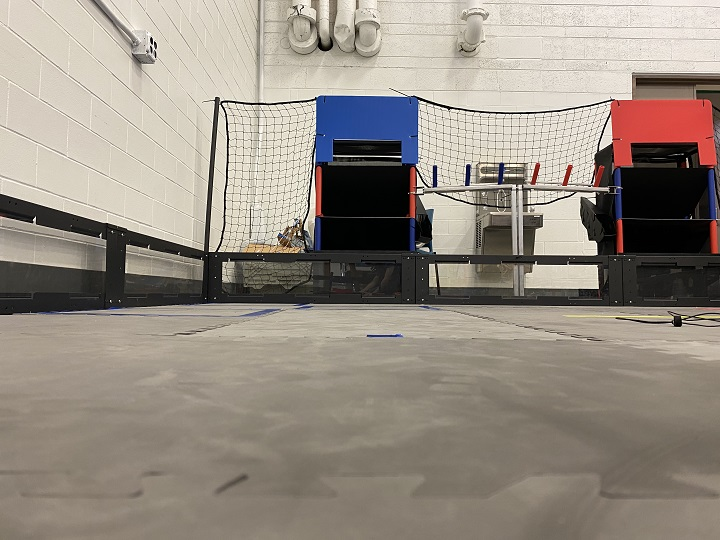
#> input picture python_scripts/py_images/0xnoobstacles.jpg, 720 x 540 px
$ python -i opencv.py   (imports and definitions only)
#> lines starting #> are read from the running program, lines starting #| are printed output that depends on the picture; after the words box and inside, x2 and y2 are one past the last pixel; in counts of white or black regions, pixels touching at a corner belong together
#> further down, picture is the input picture: shape (540, 720, 3); mean B, G, R 130.9, 141.1, 149.9
# -*- coding: utf-8 -*-
"""python_opencv.ipynb

Automatically generated by Colaboratory.

Original file is located at
    https://colab.research.google.com/drive/1U3rMcGeLyYitZiUTMPl3_Ld3SgAJB2u2

# Introduction
This tutorial is to show using cloud based python environment to do open CV.
First we mount google drive space.
We can put our input files there and use it to save output results.

# Setup & use google drive space
"""

# Commented out IPython magic to ensure Python compatibility.
#!pip uninstall opencv-python
#!pip uninstall opencv-contrib-python
#!pip install opencv-python
#!pip install opencv-contrib-python

import os
import numpy as np
from matplotlib import pyplot as plt
import cv2 as cv
import numpy as np
import imutils
from collections import deque
import time

#from google.colab import drive
#from google.colab.patches import cv2_imshow
# feature_match()
class GoogleDrive:
    def __isnotebook(self):
        try:
            cfg = get_ipython().config
            # print(cfg)
            if 'google.colab' in cfg['IPKernelApp']['kernel_class']:
                from google.colab import drive
                from google.colab.patches import cv2_imshow
                get_ipython().magic('matplotlib inline')
                return True
            else:
                return False
        except NameError:
            return False

    def __init__(self):
        if self.__isnotebook():
            drive.mount('/content/gdrive', force_remount=True)
            work_dir = '/content/gdrive/My Drive/Colab Notebooks/py_code'
            # !rm - rf  '{work_dir}'
            # os.makedirs(work_dir, exist_ok=True)
            # !ls - ltra  '{work_dir}' /../ *.csv
            self.drive_path = work_dir + '/../'
        else:
            self.drive_path = ''

    def getDrivePath(self):
        return self.drive_path
    def isColabEnv(self):
        return self.__isnotebook()

    # commented out for desktop
    # def clone_repo(self):
    #     drive.mount('/content/gdrive', force_remount=True)
    #     work_dir = '/content/gdrive/My Drive/Colab Notebooks/py_code'
    #     !rm - rf
    #     '{work_dir}'
    #     os.makedirs(work_dir, exist_ok=True)
    #     !ls - ltra
    #     '{work_dir}' /../ *.ipynb
    #
    #     # %cd /content
    #
    #     # %rm -rf object_detection_demo
    #
    #     repo_url = 'https://github.com/wangxdflight/object_detection_demo'
    #     repo_dir_path = os.path.abspath(os.path.join('.', os.path.basename(repo_url)))
    #
    #     !git
    #     clone
    #     {repo_url}
    #     # %cd {repo_dir_path}
    #
    #     print('Pull it so that we have the latest code/data')
    #     !git
    #     pull
    #
    #     img_ref = cv.imread('/content/object_detection_demo/data/images/train/190.jpg')
    #     img = cv.imread('/content/object_detection_demo/data/images/train/skystones_2.jpg')
    #     img2 = cv.imread('/content/object_detection_demo/data/images/train/213.jpg')
    #     width, height = img.shape[:2]
    #     print('image size: ', width, height)
    #     # img = np.array(img, dtype=np.uint8)
    #
    #     """# Check environment setup
    #     Need to make sure the image sample files are avaible to use
    #     """
    #
    #     ! ls - lstr / content
    #     ! ls - lstr / content / object_detection_demo / data / images / train
    #     ! ls - lstr / content / object_detection_demo / data / raw / rings
    #
    #     """# Utilities"""

class Util:
    # [21 lines left out: functions whoami, show_named_img, not called in this run]
    @staticmethod
    def diplay_img_data(img, title=""):
        if title is None:
            title = ""
        drv = GoogleDrive()
        if(drv.isColabEnv()):
            cv2_imshow(img)
        else:
            if (img.all() != None):
                RGB_img = cv.cvtColor(img, cv.COLOR_BGR2RGB)
                plt.imshow(RGB_img)
                plt.title(title)
                plt.show()
            else:
                assert(0)
    # [36 lines left out: functions translate, rotate, resize, not called in this run]

    @staticmethod
    def flip(image, mode):
        return cv.flip(image, mode)

    @staticmethod
    def crop(image, startCoord, endCoord):  # Inputs are 2 value tuples
        return image[startCoord[1]:endCoord[1], startCoord[0]:endCoord[0]]

    # [7 lines left out: function changeBrightness, not called in this run]

    @staticmethod
    def removeBackground(image):
        """
        Purpose: Turns all non-orange pixels to black, removes all the noise to improve
        accuracy and consistency.
        Parameters: The image to manipulate
        Returns: The image with the background turned black
        """
        ringsOnlyImg = image.copy()  # Don't want to edit the original image
        imageHSV = cv.cvtColor(image, cv.COLOR_BGR2HSV)  # Convert to HSV to do hue detection
#> imageHSV: shape (540, 720, 3); mean H, S, V 22.7, 43.6, 151.6

        print("BGR2HSV")
        Util.diplay_img_data(imageHSV)
#> in diplay_img_data, `RGB_img = cv.cvtColor(img, cv.COLOR_BGR2RGB)`: RGB_img: shape (540, 720, 3); mean H, S, V 151.6, 43.6, 22.7
        for r in range(0, imageHSV.shape[1] - 1):  # Loop through the width of the img
            for c in range(0, imageHSV.shape[0] - 1):  # Loop through the height of the img
                (hue, sat, val) = imageHSV[c, r]  # Get the HSV values of current pixel
                if hue < 10 or hue > 18 or sat < 80:  # If the hue value is not orange:
                    ringsOnlyImg[c, r] = (0, 0, 0)  # Set it to black
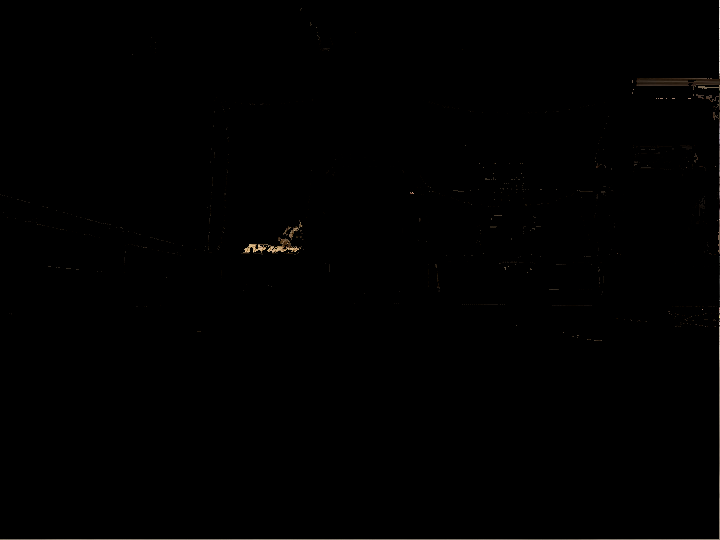
#> ringsOnlyImg: shape (540, 720, 3); mean B, G, R 0.6, 0.7, 0.8
        return ringsOnlyImg  # Return image with black background

    @staticmethod
    def getEdges(image):
        """
        Purpose: return an image with a removed background and with edges detected.
        Parameters: the image to manipulate
        Returns: the image without the background and with the edges
        """
        # Turn all non-orange pixels black.
        ringsOnlyImg = Util.removeBackground(image)
        print("removed background")
        Util.diplay_img_data(ringsOnlyImg)

        # Turning into Greyscale and Blurring to prepare for edge detection and contouring
        blurred = cv.cvtColor(ringsOnlyImg, cv.COLOR_BGR2GRAY)
        blurred = cv.GaussianBlur(blurred, (5, 5), 0)
        print("blured")
        Util.diplay_img_data(blurred)

        # apply edge detection
        edged = cv.Canny(blurred, 100,
                         400)  # 2 threshold values have to be very high to ignore the gaps between rings, and irgnore other imperfections in the bg
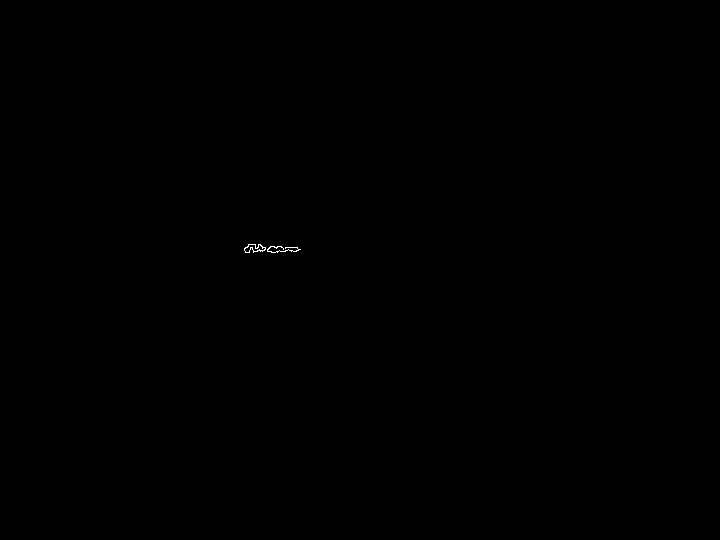
#> edged: shape (540, 720); 0.04% white in thin lines or dots, all inside (x1, y1, x2, y2) = (244, 244, 301, 253)
        print("edged")
        Util.diplay_img_data(edged)
        return edged

    # [61 lines left out: functions SaltPepperNoise, findSignificantContour, getEdges_new, not called in this run]


    """# Image thresholding"""

    # [72 lines left out: functions img_threshold, otsu_threshold, otsu2, not called in this run]


    # [5 lines of commented-out code are left out]

    """# Image gradient"""


    # [43 lines left out: functions image_grad, image_grad2, image_edge, not called in this run]


    # [4 lines of commented-out code are left out]

    """# Ring detection using contours"""

    import copy


    # [73 lines left out: functions findMajorContours, test_mask_orange, not called in this run]

class DetectRingUtil:
    # [6 lines of commented-out code are left out]

    """#Ring detection using edge **detection**"""
    # [30 lines left out: functions detect_rings, detect_rings_2, do_test, not called in this run]
        # [4 lines of commented-out code are left out]

    """# Contour analysis"""

class ContourUtil:
    # [112 lines left out: functions test2, test_mask, test_mask_orange, print_all_contours, find_mask_value, testContours, not called in this run]


    # find_mask_value()
    # img = cv.imread('/content/object_detection_demo/data/raw/rings/4xnoobstacles.jpg') # trainImage
    # #res = test_mask_orange(img)
    # #testContours(res)
    # im, imgray, contours = testContours(img, 1)  # -1 to show all contours
    # #testContours(img, 3)

    # print(contours)
    import copy


    # [57 lines left out: functions findMajorContours, contour_match, do_test, not called in this run]

    """# Contour matching"""

    # print(contours)
    import copy


    # [50 lines left out: functions findMajorContours, contour_match, not called in this run]


    # [7 lines of commented-out code are left out]

    """# Histogram analysis"""

class HistogramUtil:
    # bins = np.arange(256).reshape(256,1)
    # cv2_imshow(img)
    # [67 lines left out: functions hist_curve, hist_lines, hist_plot, hist_equalization, hist_plot2d, not called in this run]


    # img = cv.imread('/content/object_detection_demo/data/images/train/190.jpg')
    #
    # #hist_plot2d(img)
    # hist_equalization(img)
    # #hist_backproj2()

    """# Histogram matching"""


    # [128 lines left out: functions hist_match, hist_match3, hist_backproj, do_test, not called in this run]


    # hist_match3()
    # hist_match(img_ref, img2)
    # hist_backproj2()

    """# Template Matching

    """
class TemplateUtil:
    # [107 lines left out: functions template_match, template_multi_match, feature_match, not called in this run]

class HSV_range_finder:
    @staticmethod
    def nothing(x):
        pass
    # [68 lines left out: function do_work, not called in this run]

class PowerPlay:
    # [201 lines left out: functions __init__, process_img_object_tracking, loop_vid_frames, read_vid_sample, processEdge, findMask and 2 more, not called in this run]

class Test:
    # [29 lines left out: functions test_colab, test_ring_detection, test_power_play_image, test_power_play_tracking, not called in this run]

# [9 lines not run here, left out]

>>> import cv2
>>> picture = cv2.imread('py_images/0xnoobstacles.jpg')
>>> result = Util().getEdges(picture)

$ run again, on python_scripts/py_images/1xw.obstacles.jpg
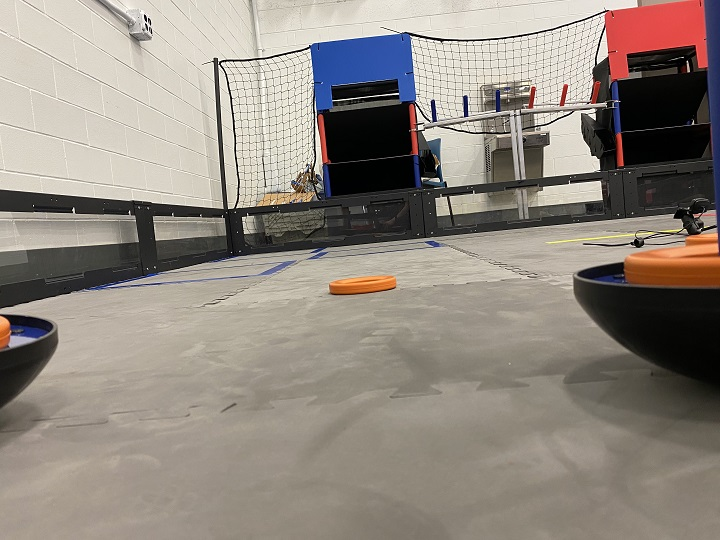
#> input picture python_scripts/py_images/1xw.obstacles.jpg, 720 x 540 px
#> picture is the input picture: shape (540, 720, 3); mean B, G, R 127.9, 136.7, 145
#> imageHSV: shape (540, 720, 3); mean H, S, V 25.1, 43.6, 147.4
#> RGB_img: shape (540, 720, 3); mean H, S, V 147.4, 43.6, 25.1
#> after the loop in removeBackground, `for r in range(0, imageHSV.shape[1] - 1):`:
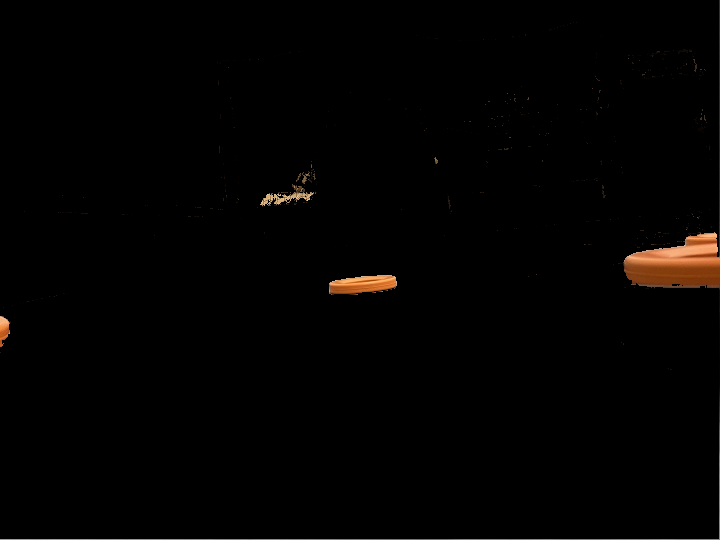
#> ringsOnlyImg: shape (540, 720, 3); mean B, G, R 1.2, 1.9, 3
#> in getEdges, `edged = cv.Canny(blurred, 100, 400)`:
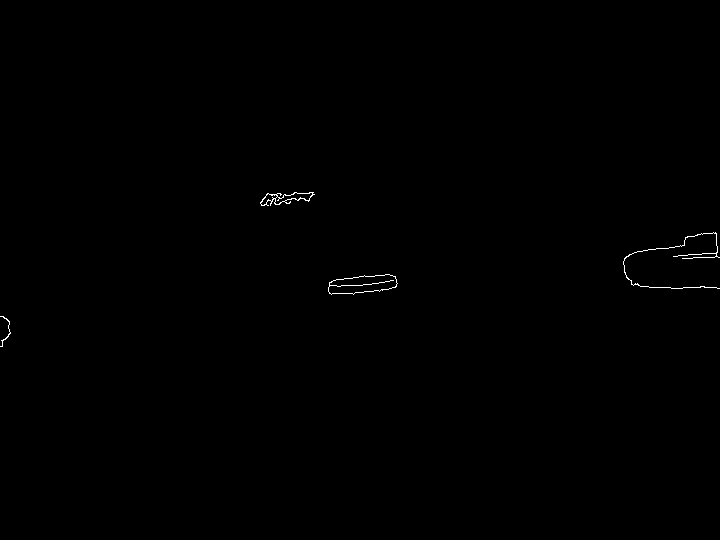
#> edged: shape (540, 720); 0.2% white in thin lines or dots, all inside (x1, y1, x2, y2) = (0, 192, 720, 347)
